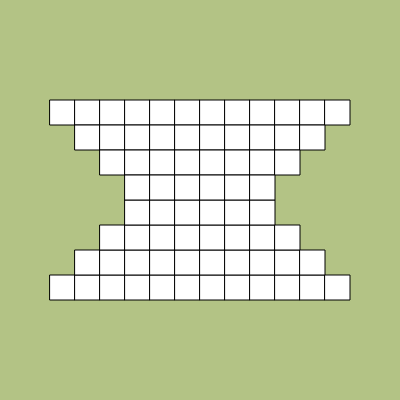
Frame 1 (no input)
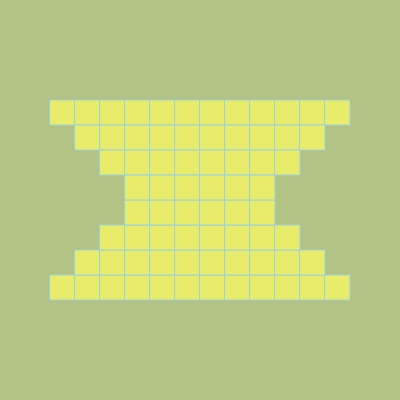
Frame 60 (no input)
Frame 120 (the mouse pressed at the canvas centre since frame 60): identical to frame 60, image omitted

The p5.js sketch that drew these frames (run headless with seeded random() and noise() and a simulated clock; from frame 60 on, the mouse is pressed at the canvas centre):

// p5.js sketch
// ── sketch.js
function setup() {
  createCanvas(400, 400);
}

function draw() {
  background(179, 195, 133);
  
  createSmallSquares();

}

function createSmallSquares() {
  
  for (let i = 50; i < 350; i =                       i+25) { 
    rect(i,100,25,25);
    rect(i,275,25,25);
  }
  
    for (let i = 75; i <= 300; i =                       i+25) { 
    rect(i,250,25,25);
    rect(i,125,25,25);
  }
  
      for (let i = 100; i < 300; i =                       i+25) { 
    rect(i,225,25,25);
    rect(i,150,25,25);
  }
  
        for (let i = 125; i < 275; i =                       i+25) { 
    rect(i,200,25,25);
    rect(i,175,25,25);
  }
  
  fill(233,236,107);
  stroke(155,211,221);
}
